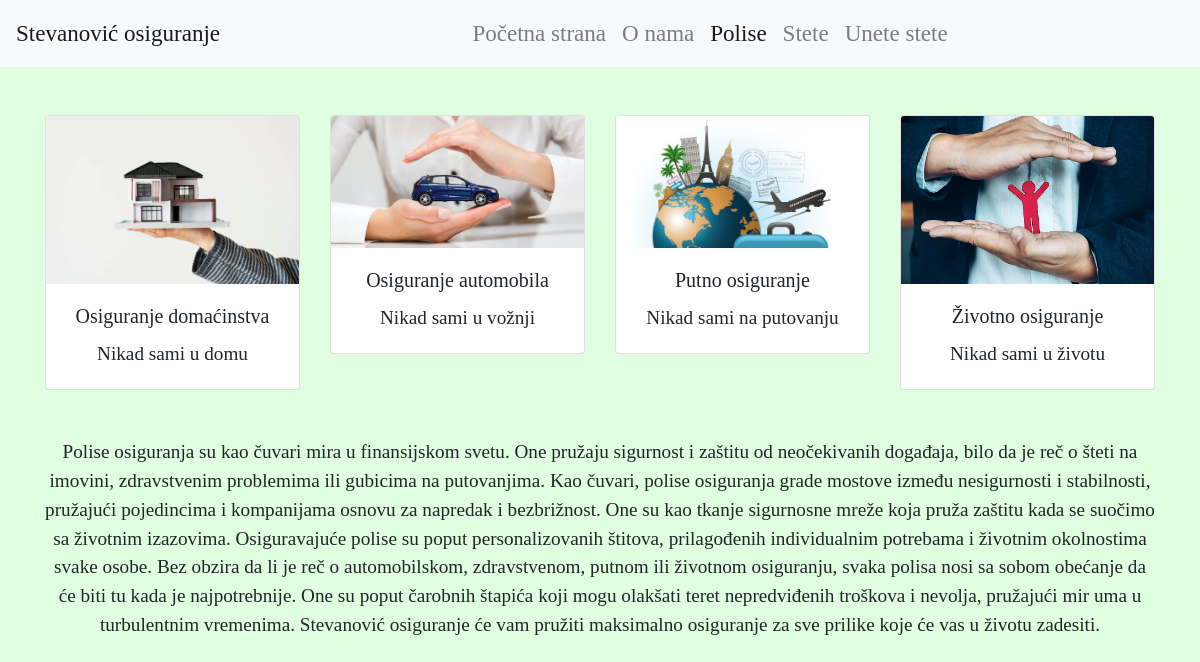
Screenshot of /polise.php with the database file from the repository.
### tables this page shows
CREATE TABLE `polisa` (
  `id` int(11) NOT NULL,
  `naziv` varchar(255) NOT NULL,
  `opis_polise` text DEFAULT NULL,
  `slika_polise` varchar(255) DEFAULT NULL
);

### polise.php (the view, shortened to what this page needs)
<!DOCTYPE html>
<html lang="en">
<head>
    <link rel="stylesheet" href="https://maxcdn.bootstrapcdn.com/bootstrap/4.5.2/css/bootstrap.min.css">
</head>
<body>
    <nav class="navbar navbar-expand-lg navbar-light bg-light">
        <a class="navbar-brand" href="#">Stevanović osiguranje</a>
        <div class="collapse navbar-collapse" id="navbarNav">
            <ul class="navbar-nav mx-auto">
                <li class="nav-item">
                    <a class="nav-link" href="pocetna.php">Početna strana</a>
                </li>
                <li class="nav-item">
                    <a class="nav-link" href="onama.php">O nama</a>
                </li>
                <li class="nav-item">
                    <a class="nav-link active" href="polise.php">Polise</a>
                </li>
                <li class="nav-item">
                    <a class="nav-link" href="stete.php">Stete</a>
                </li>
                <li class="nav-item">
                    <a class="nav-link" href="unetestete.php">Unete stete</a>
                </li>
        </div>
    </nav>
    <div class="container mt-5">
        <div class="row">
            <?php
            $servername = "localhost";
            $username = "root";
            $password = "";
            $database = "osiguravajuca_kompanija";
            $conn = new mysqli($servername, $username, $password, $database);
            $sql = "SELECT * FROM polisa";
            $result = $conn->query($sql);
            if ($result->num_rows > 0) {
                while($row = $result->fetch_assoc()) {
                    ?>
                    <div class="col-md-3">
                        <div class="card">
                            <img src="<?php echo $row["slika_polise"]; ?>" class="card-img-top" alt="<?php echo $row["naziv"]; ?>">
                            <div class="card-body">
                                <h5 class="card-title"><?php echo $row["naziv"]; ?></h5>
                                <p class="card-text"><?php echo $row["opis_polise"]; ?></p>
                            </div>
                        </div>
                    </div>
                    <?php
                }
            } else {
                echo "Nema rezultata.";
            }
            ?>
        </div>
    </div>
    <div class="container mt-5">
        <p>
            Polise osiguranja su kao čuvari mira u finansijskom svetu. One pružaju sigurnost i zaštitu od neočekivanih događaja, bilo da je reč o šteti na imovini, zdravstvenim problemima ili gubicima na putovanjima. Kao čuvari, polise osiguranja grade mostove između nesigurnosti i stabilnosti, pružajući pojedincima i kompanijama osnovu za napredak i bezbrižnost. One su kao tkanje sigurnosne mreže koja pruža zaštitu kada se suočimo sa životnim izazovima.
            Osiguravajuće polise su poput personalizovanih štitova, prilagođenih individualnim potrebama i životnim okolnostima svake osobe. Bez obzira da li je reč o automobilskom, zdravstvenom, putnom ili životnom osiguranju, svaka polisa nosi sa sobom obećanje da će biti tu kada je najpotrebnije. One su poput čarobnih štapića koji mogu olakšati teret nepredviđenih troškova i nevolja, pružajući mir uma u turbulentnim vremenima. Stevanović osiguranje će vam pružiti maksimalno osiguranje za sve prilike koje će vas u životu zadesiti.
        </p>
    </div>
</body>
</html>

### polise.php (style rules this page uses)
body, h1, .navbar-nav .nav-link, .navbar-brand { font-family: 'Times New Roman', Times, serif; font-size: 1.2em; }
body { background-color: #e0ffe0; }
.container { text-align: center; }

### rows the page displays
polisa: slika_polise (picture), naziv "Osiguranje domaćinstva", opis_polise "Nikad sami u domu"
polisa: slika_polise (picture), naziv "Osiguranje automobila", opis_polise "Nikad sami u vožnji"
polisa: slika_polise (picture), naziv "Putno osiguranje", opis_polise "Nikad sami na putovanju"
polisa: slika_polise (picture), naziv "Životno osiguranje", opis_polise "Nikad sami u životu"
